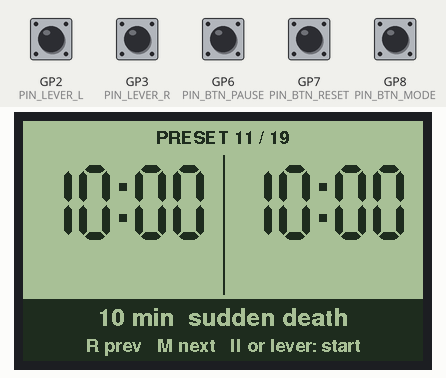
This sketch was run on a simulated Raspberry Pi Pico. On the bench: 400×240 one-colour display. Inputs (shaded band) come from the test bench; at power-on: GP2 (PIN_LEVER_L), GP3 (PIN_LEVER_R), GP6 (PIN_BTN_PAUSE), GP7 (PIN_BTN_RESET), GP8 (PIN_BTN_MODE) HIGH.

Above: at 1.2 s.
1.3 s: GP2 (PIN_LEVER_L) pulled LOW for 1 s
At 2.8 s:
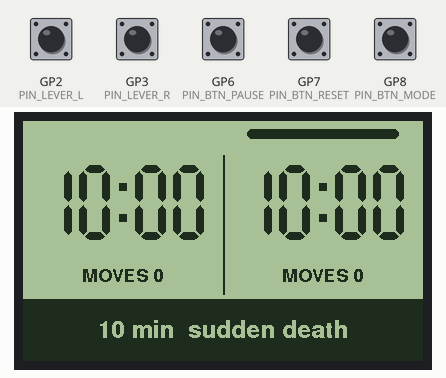
5.3 s: GP6 (PIN_BTN_PAUSE) pulled LOW for 0.35 s
At 6.7 s:
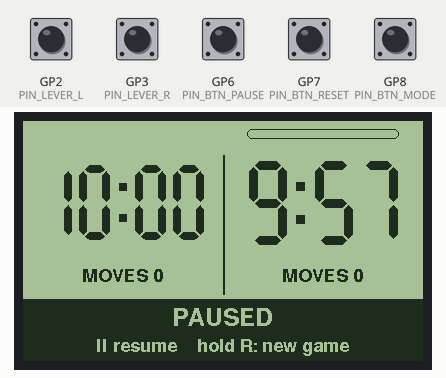
8.4 s: GP7 (PIN_BTN_RESET) pulled LOW for 0.35 s
At 10.3 s:
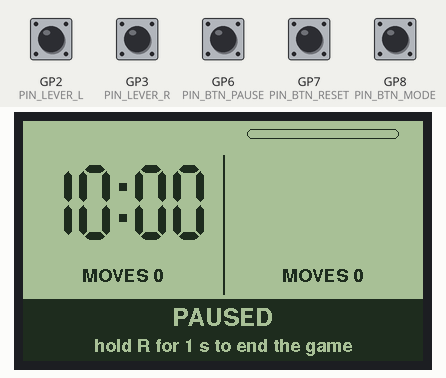
11.7 s: GP6 (PIN_BTN_PAUSE) pulled LOW for 1 s
At 13.0 s:
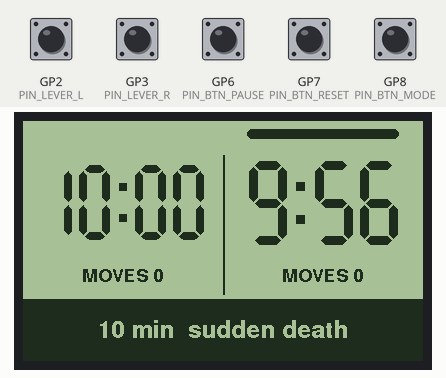
14.2 s: GP3 (PIN_LEVER_R) pulled LOW for 1 s
At 15.4 s:
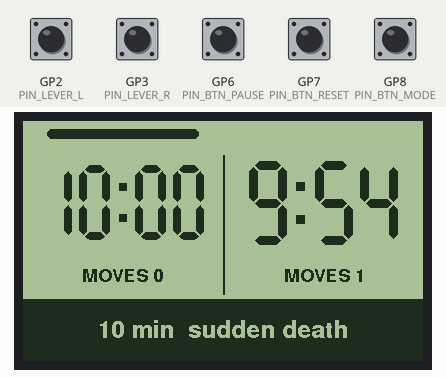
17.4 s: GP2 (PIN_LEVER_L) pulled LOW for 0.35 s
At 19.0 s:
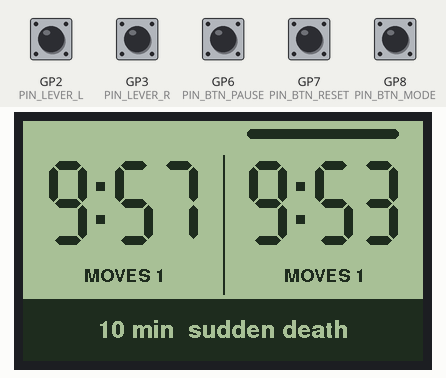
Timing chart, 0 to 20.5 s (numbered marks = the images above; inputs shaded):
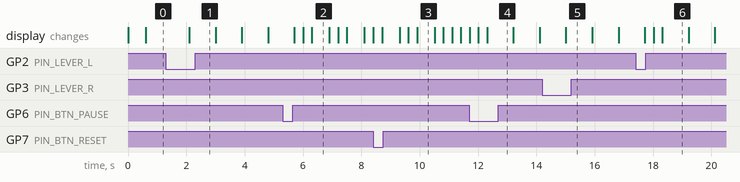

The sketch:

chess_clock_pico.ino
```cpp
/*
  Chess Clock - Raspberry Pi Pico + Sharp 2.7" Memory LCD + rocker lever
  ======================================================================
  Board:     Raspberry Pi Pico (RP2040)
  Core:      "Raspberry Pi Pico/RP2040" by Earle F. Philhower (arduino-pico)
  Libraries: Adafruit SHARP Memory Display, Adafruit GFX, Adafruit BusIO
             (all from the Arduino Library Manager)

  Wiring (see WIRING.md for the full table):
    Sharp display  CLK -> GP18   DI -> GP19   CS -> GP17   VIN -> 3V3   GND -> GND
    Lever switches KW11 COM -> GND, NO -> GP2 (left end) / GP3 (right end)
    Buttons        II (pause/start) -> GP6, R (reset/prev) -> GP7, M (mode/next) -> GP8
                   other leg of each button -> GND
    Buzzer         PS1240 piezo: GP15 -> buzzer -> GND

  How it plays (like a DGT 3000):
    - The lever end that is UP belongs to the player whose clock is running.
      Press your end down to stop your clock and start your opponent's.
    - SETUP   : M = next preset, R = previous preset, hold M = sound on/off.
                Start by pressing the lever (Black presses -> White's clock runs)
                or press II to start the side whose lever end is up.
    - RUNNING : II pauses.
    - PAUSED  : II resumes. Hold R (1 s) to end the game and go back to setup.
    - FLAGGED : II or R goes back to setup.

  Timing modes: Fischer increment, simple (US) delay, Bronstein delay, sudden death.

  Core 0 runs the clock logic and reads the lever/buttons; core 1 only draws the
  screen (a full Sharp refresh takes ~50 ms, so it never delays a lever press).
*/

#include <Adafruit_GFX.h>
#include <Adafruit_SharpMem.h>
#include <Fonts/FreeSansBold9pt7b.h>
#include <Fonts/FreeSansBold12pt7b.h>
#include "clock_types.h"

// ---------------- Pins ----------------
const uint8_t PIN_SHARP_SCK  = 18;
const uint8_t PIN_SHARP_MOSI = 19;
const uint8_t PIN_SHARP_CS   = 17;
const uint8_t PIN_LEVER_L    = 2;    // closes when the LEFT end is pressed down
const uint8_t PIN_LEVER_R    = 3;    // closes when the RIGHT end is pressed down
const uint8_t PIN_BTN_PAUSE  = 6;    // "II"
const uint8_t PIN_BTN_RESET  = 7;    // "R"
const uint8_t PIN_BTN_MODE   = 8;    // "M"
const uint8_t PIN_BUZZER     = 15;

// ---------------- Settings ----------------
const uint8_t  DISPLAY_ROTATION   = 0;      // set to 2 if the picture is upside down
const uint32_t SHARP_SPI_HZ       = 2000000;
const bool     SWAP_LEVER_SIDES   = false;  // set true if pressing left starts the wrong clock
const unsigned long LEVER_DEBOUNCE_MS = 6;
const unsigned long BTN_DEBOUNCE_MS   = 25;
const unsigned long LONG_PRESS_MS     = 1000;
const long TENTHS_BELOW_MS    = 20000;
const long LOW_TIME_WARN_MS   = 10000;      // one warning beep (0 = off)
const uint8_t LOW_TIME_TICK_SECS = 5;       // tick each second below this (0 = off)

#define BLACK 0
#define WHITE 1

Adafruit_SharpMem display(&SPI, PIN_SHARP_CS, 400, 240, SHARP_SPI_HZ);

// ---------------- Presets ----------------
const Preset PRESETS[] = {
  {1,  0,  FISCHER},  {1,  1,  FISCHER},  {2,  1,  FISCHER},
  {3,  0,  FISCHER},  {3,  2,  FISCHER},  {3,  2,  DELAY},
  {5,  0,  FISCHER},  {5,  3,  FISCHER},  {5,  5,  DELAY},   {5, 3, BRONSTEIN},
  {10, 0,  FISCHER},  {10, 5,  FISCHER},  {15, 10, FISCHER},
  {25, 5,  DELAY},    {30, 0,  FISCHER},  {45, 15, FISCHER},
  {60, 30, FISCHER},  {90, 30, FISCHER},  {90, 30, DELAY},
};
const uint8_t NUM_PRESETS = sizeof(PRESETS) / sizeof(PRESETS[0]);
volatile uint8_t presetIdx = 10;            // 10+0

// ---------------- Game state (written by core 0, read by core 1) ----------------
volatile State state = SETUP;

const uint8_t SIDE_L = 0, SIDE_R = 1, SIDE_NONE = 2;
volatile long remaining[2];
volatile uint16_t moves[2];
volatile uint8_t active = SIDE_NONE;
volatile unsigned long turnUsed = 0;        // ms used this turn (pauses excluded)
volatile bool soundOn = true;
volatile unsigned long hintUntil = 0;       // show "hold R to reset" hint until this time

bool warned[2];
uint8_t lastTickSec[2];
unsigned long lastTick = 0;

const Preset &P() { return PRESETS[presetIdx]; }
long bonusMs() { return (long)P().bonusSec * 1000L; }

// ---------------- Sound ----------------
void beep(unsigned int hz, unsigned long ms) { if (soundOn) tone(PIN_BUZZER, hz, ms); }

// ---------------- Lever ----------------
LeverPos leverStable = LEVER_MID;      // last debounced, non-mid position
LeverPos leverCandidate = LEVER_MID;
unsigned long leverCandidateSince = 0;

LeverPos readLeverRaw() {
  bool l = digitalRead(PIN_LEVER_L) == LOW;
  bool r = digitalRead(PIN_LEVER_R) == LOW;
  if (SWAP_LEVER_SIDES) { bool t = l; l = r; r = t; }
  if (l && !r) return LEVER_LEFT_DOWN;
  if (r && !l) return LEVER_RIGHT_DOWN;
  return LEVER_MID;
}

// The player whose end is UP is the one whose clock should run.
uint8_t upSide(LeverPos p) {
  if (p == LEVER_LEFT_DOWN)  return SIDE_R;
  if (p == LEVER_RIGHT_DOWN) return SIDE_L;
  return SIDE_NONE;
}

// Returns true when the lever settles in a new end position. `when` = time of the
// first edge, so debouncing never costs the player time.
bool updateLever(unsigned long &when) {
  unsigned long now = millis();
  LeverPos raw = readLeverRaw();
  if (raw != leverCandidate) { leverCandidate = raw; leverCandidateSince = now; }
  if (leverCandidate != LEVER_MID && leverCandidate != leverStable &&
      now - leverCandidateSince >= LEVER_DEBOUNCE_MS) {
    leverStable = leverCandidate;
    when = leverCandidateSince;
    return true;
  }
  return false;
}

// A lever change is being confirmed: don't charge anyone past its first edge.
bool leverPending() { return leverCandidate != LEVER_MID && leverCandidate != leverStable; }

// ---------------- Buttons ----------------
Button btnPause = {PIN_BTN_PAUSE, false, false, 0};
Button btnReset = {PIN_BTN_RESET, false, false, 0};
Button btnMode  = {PIN_BTN_MODE,  false, false, 0};

BtnEvent updateButton(Button &b) {
  unsigned long now = millis();
  bool raw = digitalRead(b.pin) == LOW;
  if (raw != b.down && now - b.changedAt >= BTN_DEBOUNCE_MS) {
    b.down = raw;
    b.changedAt = now;
    if (raw) { b.longFired = false; return EV_PRESS; }
    return b.longFired ? EV_NONE : EV_SHORT;
  }
  if (b.down && !b.longFired && now - b.changedAt >= LONG_PRESS_MS) {
    b.longFired = true;
    return EV_LONG;
  }
  return EV_NONE;
}

// ---------------- Clock logic ----------------
void loadPreset() {
  long base = (long)P().minutes * 60000L;
  for (uint8_t s = SIDE_L; s <= SIDE_R; s++) {
    remaining[s] = base;
    moves[s] = 0;
    warned[s] = false;
    lastTickSec[s] = 255;
  }
}

void enterSetup() {
  state = SETUP;
  active = SIDE_NONE;
  noTone(PIN_BUZZER);
  loadPreset();
}

// Charge the running clock up to time `now`.
void advanceTo(unsigned long now) {
  if (state != RUNNING) { lastTick = now; return; }
  if ((long)(now - lastTick) <= 0) return;
  unsigned long dt = now - lastTick;
  long charge = (long)dt;
  if (P().mode == DELAY) {           // only time beyond the delay is charged
    long d = bonusMs();
    long before = (long)turnUsed - d;        if (before < 0) before = 0;
    long after  = (long)(turnUsed + dt) - d; if (after < 0) after = 0;
    charge = after - before;
  }
  turnUsed += dt;
  remaining[active] -= charge;
  lastTick = now;

  if (remaining[active] <= 0) {
    remaining[active] = 0;
    state = FLAGGED;
    beep(880, 1500);
  }
}

void lowTimeAlerts() {
  if (state != RUNNING) return;
  long r = remaining[active];
  if (LOW_TIME_WARN_MS > 0 && !warned[active] && r <= LOW_TIME_WARN_MS) {
    warned[active] = true;
    beep(1800, 250);
    return;
  }
  if (LOW_TIME_TICK_SECS > 0 && r <= (long)LOW_TIME_TICK_SECS * 1000L) {
    uint8_t s = (uint8_t)(((unsigned long)r + 999UL) / 1000UL);
    if (s != lastTickSec[active]) { lastTickSec[active] = s; beep(2500, 30); }
  }
}

void startClock(uint8_t side, unsigned long when) {
  if (side == SIDE_NONE) { beep(400, 120); return; }   // lever in the middle
  active = side;
  turnUsed = 0;
  lastTick = when;
  state = RUNNING;
}

// The running player pressed their end at time `when`.
void endTurn(unsigned long when) {
  advanceTo(when);
  if (state != RUNNING) return;      // flagged before the press landed
  uint8_t s = active;
  if (P().mode == FISCHER)        remaining[s] += bonusMs();
  else if (P().mode == BRONSTEIN) remaining[s] += ((long)turnUsed < bonusMs()) ? (long)turnUsed : bonusMs();
  moves[s]++;
  if (remaining[s] > LOW_TIME_WARN_MS) warned[s] = false;
  lastTickSec[s] = 255;
  active = (s == SIDE_L) ? SIDE_R : SIDE_L;
  turnUsed = 0;
}

// ---------------- Core 0: logic ----------------
void setup() {
  pinMode(PIN_LEVER_L, INPUT_PULLUP);
  pinMode(PIN_LEVER_R, INPUT_PULLUP);
  pinMode(PIN_BTN_PAUSE, INPUT_PULLUP);
  pinMode(PIN_BTN_RESET, INPUT_PULLUP);
  pinMode(PIN_BTN_MODE, INPUT_PULLUP);
  pinMode(PIN_BUZZER, OUTPUT);
  enterSetup();
  leverStable = readLeverRaw();
  lastTick = millis();
}

void loop() {
  unsigned long now = millis();
  unsigned long when = now;
  bool leverMoved = updateLever(when);
  // Charge the running clock up to now - or only up to the lever's first edge
  // while a press is being debounced, so the switch time is exact.
  advanceTo(leverMoved ? when : leverPending() ? leverCandidateSince : now);
  lowTimeAlerts();
  BtnEvent eP = updateButton(btnPause);
  BtnEvent eR = updateButton(btnReset);
  BtnEvent eM = updateButton(btnMode);

  switch (state) {
    case SETUP:
      if (eM == EV_SHORT) { presetIdx = (presetIdx + 1) % NUM_PRESETS; loadPreset(); }
      if (eR == EV_SHORT) { presetIdx = (presetIdx + NUM_PRESETS - 1) % NUM_PRESETS; loadPreset(); }
      if (eM == EV_LONG)  { soundOn = !soundOn; beep(2000, 60); }
      if (leverMoved)          startClock(upSide(leverStable), when);
      else if (eP == EV_PRESS) startClock(upSide(leverStable), now);
      break;

    case RUNNING:
      if (leverMoved && upSide(leverStable) != active) endTurn(when);
      else if (eP == EV_PRESS) { advanceTo(now); if (state == RUNNING) state = PAUSED; }
      break;

    case PAUSED:
      if (eP == EV_PRESS) {
        uint8_t up = upSide(leverStable);
        if (up != SIDE_NONE && up != active) { active = up; turnUsed = 0; }   // lever moved while paused
        lastTick = now;
        state = RUNNING;
      }
      if (eR == EV_LONG)  enterSetup();
      if (eR == EV_SHORT) hintUntil = now + 2000;
      break;

    case FLAGGED:
      if (eP == EV_PRESS || eR == EV_SHORT) enterSetup();
      break;
  }
}

// =====================================================================
// Core 1: drawing
// =====================================================================

// ---- 7-segment digits, drawn like a real clock LCD ----
const uint8_t SEGMAP[10] = {0x3F, 0x06, 0x5B, 0x4F, 0x66, 0x6D, 0x7D, 0x07, 0x7F, 0x6F};

void hseg(int x0, int x1, int yc, int t) {
  int h = t / 2;
  display.fillRect(x0 + h, yc - h, x1 - x0 - 2 * h + 1, t, BLACK);
  display.fillTriangle(x0, yc, x0 + h, yc - h, x0 + h, yc - h + t - 1, BLACK);
  display.fillTriangle(x1, yc, x1 - h, yc - h, x1 - h, yc - h + t - 1, BLACK);
}
void vseg(int xc, int y0, int y1, int t) {
  int h = t / 2;
  display.fillRect(xc - h, y0 + h, t, y1 - y0 - 2 * h + 1, BLACK);
  display.fillTriangle(xc, y0, xc - h, y0 + h, xc - h + t - 1, y0 + h, BLACK);
  display.fillTriangle(xc, y1, xc - h, y1 - h, xc - h + t - 1, y1 - h, BLACK);
}

void drawDigit(int x, int y, int w, int h, int t, uint8_t d) {
  uint8_t m = SEGMAP[d % 10];
  int g = 2;                                   // gap between segments
  int xl = x + t / 2, xr = x + w - 1 - t / 2;
  int yt = y + t / 2, ym = y + h / 2, yb = y + h - 1 - t / 2;
  if (m & 0x01) hseg(xl + g, xr - g, yt, t);   // a
  if (m & 0x02) vseg(xr, yt + g, ym - g, t);   // b
  if (m & 0x04) vseg(xr, ym + g, yb - g, t);   // c
  if (m & 0x08) hseg(xl + g, xr - g, yb, t);   // d
  if (m & 0x10) vseg(xl, ym + g, yb - g, t);   // e
  if (m & 0x20) vseg(xl, yt + g, ym - g, t);   // f
  if (m & 0x40) hseg(xl + g, xr - g, ym, t);   // g
}

const SegFont BIG   = {38, 84, 9, 7, 14, 12};   // "5:00", "19.5"
const SegFont MID   = {32, 76, 8, 6, 12, 11};   // "10:00"
const SegFont SMALL = {24, 58, 6, 4, 10, 9};    // "1:30:00"
const int TIME_MAX_W = 176;                       // each half is 200 px wide

int segTextWidth(const char *s, const SegFont &f) {
  int w = 0;
  for (const char *c = s; *c; c++) {
    if (c != s) w += f.gap;
    w += (*c == ':') ? f.colonW : (*c == '.') ? f.dotW : f.w;
  }
  return w;
}

void drawSegText(int cx, int y, const char *s, const SegFont &f) {
  int x = cx - segTextWidth(s, f) / 2;
  for (const char *c = s; *c; c++) {
    if (c != s) x += f.gap;
    if (*c == ':') {
      int sq = f.t;
      display.fillRect(x + (f.colonW - sq) / 2, y + f.h * 3 / 10 - sq / 2, sq, sq, BLACK);
      display.fillRect(x + (f.colonW - sq) / 2, y + f.h * 7 / 10 - sq / 2, sq, sq, BLACK);
      x += f.colonW;
    } else if (*c == '.') {
      int sq = f.t + 1;
      display.fillRect(x + (f.dotW - sq) / 2, y + f.h - sq, sq, sq, BLACK);
      x += f.dotW;
    } else if (*c >= '0' && *c <= '9') {
      drawDigit(x, y, f.w, f.h, f.t, *c - '0');
      x += f.w;
    } else {
      x += f.w;                                // space
    }
  }
}

// "1:30:00", "45:00", "5:00", "19.5"
void formatTime(long ms, char *out) {
  if (ms < 0) ms = 0;
  unsigned long tenths = ((unsigned long)ms + 99UL) / 100UL;
  if (tenths < (unsigned long)(TENTHS_BELOW_MS / 100)) {
    sprintf(out, "%lu.%lu", tenths / 10, tenths % 10);
    return;
  }
  unsigned long secs = ((unsigned long)ms + 999UL) / 1000UL;
  if (secs >= 3600) sprintf(out, "%lu:%02lu:%02lu", secs / 3600, (secs / 60) % 60, secs % 60);
  else              sprintf(out, "%lu:%02lu", secs / 60, secs % 60);
}

// largest digit size that fits in one half of the screen
const SegFont &fitFont(const char *s) {
  if (segTextWidth(s, BIG) <= TIME_MAX_W) return BIG;
  if (segTextWidth(s, MID) <= TIME_MAX_W) return MID;
  return SMALL;
}

void textCentered(const char *s, int cx, int baseline, const GFXfont *font, uint16_t color) {
  int16_t bx, by; uint16_t bw, bh;
  display.setFont(font);
  display.getTextBounds(s, 0, baseline, &bx, &by, &bw, &bh);
  display.setTextColor(color);
  display.setCursor(cx - (int)bw / 2 - bx, baseline);
  display.print(s);
}

void presetLabel(const Preset &p, char *out) {
  if (p.bonusSec == 0)            sprintf(out, "%u min  sudden death", p.minutes);
  else if (p.mode == FISCHER)     sprintf(out, "%u min + %u s  Fischer", p.minutes, p.bonusSec);
  else if (p.mode == DELAY)       sprintf(out, "%u min  delay %u s", p.minutes, p.bonusSec);
  else                            sprintf(out, "%u min  Bronstein %u s", p.minutes, p.bonusSec);
}

void drawFlag(int x, int y) {                  // little flag, pole at x
  display.fillRect(x, y, 3, 26, BLACK);
  display.fillTriangle(x + 3, y, x + 3, y + 14, x + 20, y + 7, BLACK);
}

void drawScreen() {
  unsigned long now = millis();
  bool blink = (now / 400) % 2;
  State st = state;
  uint8_t act = active;
  const Preset &p = P();
  char buf[40];

  display.clearDisplayBuffer();

  // ---- top strip: running indicators / setup title ----
  if (st == SETUP) {
    sprintf(buf, "PRESET %u / %u", presetIdx + 1, NUM_PRESETS);
    textCentered(buf, 200, 22, &FreeSansBold9pt7b, BLACK);
  } else {
    for (uint8_t s = SIDE_L; s <= SIDE_R; s++) {
      int x0 = s == SIDE_L ? 24 : 224;
      if (s == act && st == RUNNING) {
        bool inDelay = p.mode == DELAY && (long)turnUsed < bonusMs();
        if (!inDelay || (now / 150) % 2) display.fillRoundRect(x0, 8, 152, 10, 5, BLACK);
      } else if (s == act && st == PAUSED) {
        display.drawRoundRect(x0, 8, 152, 10, 5, BLACK);
      }
    }
  }

  // ---- the two clocks ----
  display.drawFastVLine(200, 34, 140, BLACK);
  display.drawFastVLine(201, 34, 140, BLACK);
  for (uint8_t s = SIDE_L; s <= SIDE_R; s++) {
    int cx = s == SIDE_L ? 100 : 300;
    long ms = st == SETUP ? (long)p.minutes * 60000L : remaining[s];
    bool show = true;
    if ((st == PAUSED || st == FLAGGED) && s == act) show = blink;
    if (show) {
      formatTime(ms, buf);
      const SegFont &f = fitFont(buf);
      drawSegText(cx, 40 + (BIG.h - f.h) / 2, buf, f);
    }
    if (st == FLAGGED && s == act) drawFlag(s == SIDE_L ? 8 : 372, 40);
    if (st != SETUP) {
      sprintf(buf, "MOVES %u", moves[s]);
      textCentered(buf, cx, 160, &FreeSansBold9pt7b, BLACK);
    }
  }

  // ---- bottom bar (inverted) ----
  display.fillRect(0, 178, 400, 62, BLACK);
  switch (st) {
    case SETUP:
      presetLabel(p, buf);
      textCentered(buf, 200, 204, &FreeSansBold12pt7b, WHITE);
      textCentered(soundOn ? "R prev   M next   II or lever: start"
                           : "R prev   M next   II start   SOUND OFF",
                   200, 230, &FreeSansBold9pt7b, WHITE);
      break;
    case RUNNING:
      presetLabel(p, buf);
      textCentered(buf, 200, 216, &FreeSansBold12pt7b, WHITE);
      break;
    case PAUSED:
      textCentered("PAUSED", 200, 204, &FreeSansBold12pt7b, WHITE);
      textCentered(now < hintUntil ? "hold R for 1 s to end the game" : "II resume    hold R: new game",
                   200, 230, &FreeSansBold9pt7b, WHITE);
      break;
    case FLAGGED:
      textCentered(act == SIDE_L ? "LEFT FLAG FELL" : "RIGHT FLAG FELL", 200, 204, &FreeSansBold12pt7b, WHITE);
      textCentered("II or R: new game", 200, 230, &FreeSansBold9pt7b, WHITE);
      break;
  }
}

void setup1() {
  SPI.setSCK(PIN_SHARP_SCK);
  SPI.setTX(PIN_SHARP_MOSI);
  display.begin();
  display.setRotation(DISPLAY_ROTATION);
  display.clearDisplay();
}

void loop1() {
  drawScreen();
  display.refresh();          // also toggles VCOM, which the Sharp panel needs regularly
}
```

Source omitted: clock_types.h (761 bytes)

Measured:
- after the input at 1.3 s, the display: changes after 0.80 s (image 1)
- after the input at 5.3 s, the display: changes after 0.41 s (image 2)
- after the input at 8.4 s, the display: first differs from a run without the input after 0.91 s (image 3)
- after the input at 11.7 s, the display: first differs from a run without the input after 0.31 s (image 4 shows a later state)
- what the display in image 2 shows lasts 0.6 s, from 6.3 s to 6.9 s
- what the display in image 6 shows lasts 0.9 s, from 18.3 s to 19.2 s
